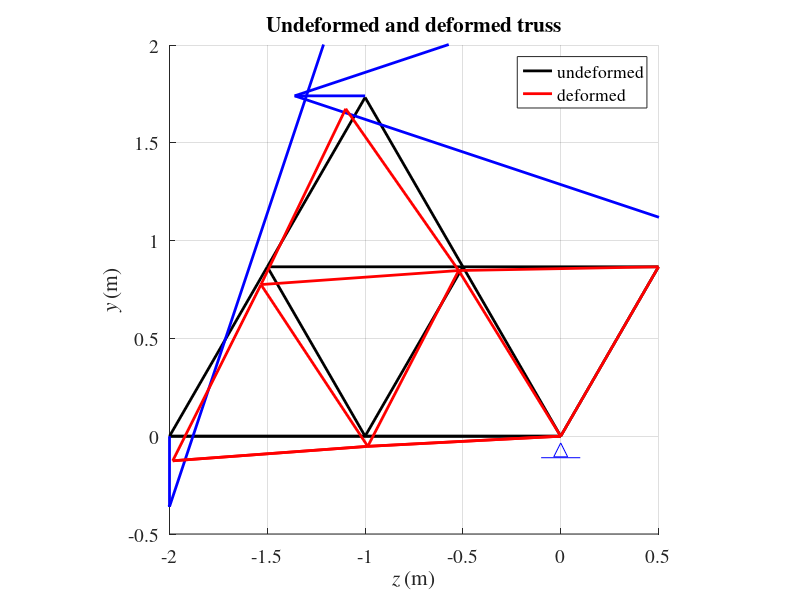

Source code (MATLAB):
clear all; clc; close all;

%Truss member specifications
E = 200e9; % Young's modulus (Pa)
A = 0.001; % cross-sectional area (m^2)
L = 1; % length (m)

%Angle each element makes with horizontal (measured in the CCW direction)
phi = [0,  0, 60, 180, 180, 60, 120, 60, 120, 60, 120]*pi/180;

%Specify nodes of each element
iL = [1,  2,  3,  4,  5,  6,  5,  1,  2,  2,  3]; %nodes having lower index number of the tree elements
iH = [2,  3,  4,  5,  6,  7,  7,  6,  6,  5,  5]; %nodes having higher index number of the tree elements

%z and y coordinates of nodes 1, 2, etc.
z = L*[-2, -1,   0,   1/2,       -1/2,      -3/2,      -1];
y = L*[ 0,  0,   0, sqrt(3)/2, sqrt(3)/2, sqrt(3)/2, sqrt(3)];

%List of node coordinates for visualizing all the bar elements
Z = [z(1), z(2), z(3), z(4), z(5), z(6), z(1), z(2), z(5), z(3), z(2), z(6), z(7), z(5)];
Y = [y(1), y(2), y(3), y(4), y(5), y(6), y(1), y(2), y(5), y(3), y(2), y(6), y(7), y(5)];

% Visualize the undeformed structure
figure(1)
set(0,'defaultAxesFontName', 'Times')
undeformedObj = line(Z,Y,'color','k','linewidth',2);
axis([-2 0.5 -0.5 2])
axis equal
grid on
title('Undeformed and deformed truss') 
set(gca,'fontsize',14);
xlabel('{\itz} (m)');
ylabel('{\ity} (m)');
hold on

%Visualize supports
plot(0,-0.07,'b^','MarkerSize',10)
plot([-0.1 0.1],[-0.11 -0.11],'b-')
plot(0.55,0.87,'bo','MarkerSize',10)
plot([0.6 0.6],[0.80 0.94],'b-')

%Visualize loads
quiver(-2, 0, 0, -0.4, 'Color', 'b', 'LineWidth', 2, 'MaxHeadSize', 5); % Disable scaling
quiver(-1, 1.74, -0.4, 0, 'Color', 'b', 'LineWidth', 2, 'MaxHeadSize', 5); % Disable scaling

pause(0.05)

s = 100; %Scale factor

%Definition of the element stiffness matrices
num_nodes = length(z);
num_elements = length(iL);
DOF = 2*num_nodes; %number of degrees of freedom (2 per node)
K = zeros(DOF);
for i=1:num_elements
    Keg = zeros(DOF); %Preallocation of element stiffness matrix expanded to global size
    sprintf('Individual stiffness matrix for element %d', i)
    s2 = sin(phi(i))^2;
    c2 = cos(phi(i))^2;
    sc = sin(phi(i))*cos(phi(i));
    Ke = E*A/L*[c2,  sc, -c2, -sc;
                   sc,  s2, -sc, -s2;
                  -c2, -sc,  c2,  sc;
                  -sc, -s2,  sc,  s2];
    Keg([2*iL(i)-1, 2*iL(i), 2*iH(i)-1, 2*iH(i)],[2*iL(i)-1, 2*iL(i), 2*iH(i)-1, 2*iH(i)]) = Ke;
    K = K + Keg;
end

%Apply external loading conditions in z and y direction per node
F = zeros(DOF,1);
F(2) = -10e3; %kN (=F1y)
F(DOF-1) = -10e3; %kN (=F7z)

%Extract from larger system the part involving unkown displacements only
inds = setdiff(1:DOF, 5:7); %since u5=z3=0, u6=y3=0, u7=z4=0 
Kr = K(inds,inds);
Fr = F(inds); 

%Invert reduced matrix and solve for unknown displacements
ur = inv(Kr)*Fr;

%Construct full global displacement vector
u = zeros(DOF,1);
u(inds) = ur

%Solve for the unknown reactions
F = K*u

%Calculate coordinates of deformed structures while applying magnification factor s 
zd = z + s*u([1:2:DOF])';
yd = y + s*u([2:2:DOF])';

%List of node coordinates for visualizing all the deformed bar elements
Zd = [zd(1), zd(2), zd(3), zd(4), zd(5), zd(6), zd(1), zd(2), zd(5), zd(3), zd(2), zd(6), zd(7), zd(5)];
Yd = [yd(1), yd(2), yd(3), yd(4), yd(5), yd(6), yd(1), yd(2), yd(5), yd(3), yd(2), yd(6), yd(7), yd(5)];

%Visualize deformed sructure
deformedObj = line(Zd,Yd,'color','r','linewidth',2);
legend([undeformedObj, deformedObj],{'undeformed','deformed'})
